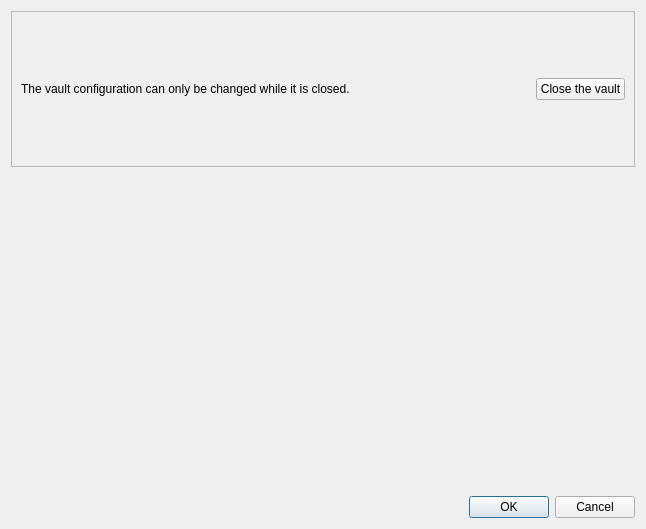
<?xml version="1.0" encoding="UTF-8"?>
<!--
SPDX-FileCopyrightText: 2020 Ivan Čukić <ivan.cukic@kde.org>

SPDX-License-Identifier: GPL-2.0-only OR GPL-3.0-only OR LicenseRef-KDE-Accepted-GPL
-->
<ui version="4.0">
 <class>VaultConfigurationDialog</class>
 <widget class="QDialog" name="VaultConfigurationDialog">
  <property name="geometry">
   <rect>
    <x>0</x>
    <y>0</y>
    <width>646</width>
    <height>529</height>
   </rect>
  </property>
  <property name="windowTitle">
   <string>Dialog</string>
  </property>
  <property name="windowIcon">
   <iconset theme="lingmovault"/>
  </property>
  <layout class="QVBoxLayout" name="verticalLayout">
   <item>
    <widget class="QFrame" name="frameUnlockVault">
     <property name="frameShape">
      <enum>QFrame::StyledPanel</enum>
     </property>
     <property name="frameShadow">
      <enum>QFrame::Raised</enum>
     </property>
     <layout class="QHBoxLayout" name="horizontalLayout">
      <item>
       <widget class="QLabel" name="label">
        <property name="text">
         <string>The vault configuration can only be changed while it is closed.</string>
        </property>
       </widget>
      </item>
      <item>
       <spacer name="horizontalSpacer">
        <property name="orientation">
         <enum>Qt::Horizontal</enum>
        </property>
        <property name="sizeHint" stdset="0">
         <size>
          <width>40</width>
          <height>20</height>
         </size>
        </property>
       </spacer>
      </item>
      <item>
       <widget class="QPushButton" name="buttonCloseVault">
        <property name="text">
         <string>Close the vault</string>
        </property>
       </widget>
      </item>
     </layout>
    </widget>
   </item>
   <item>
    <widget class="QWidget" name="container" native="true"/>
   </item>
   <item>
    <widget class="KMessageWidget" name="message">
     <property name="closeButtonVisible">
      <bool>false</bool>
     </property>
    </widget>
   </item>
   <item>
    <widget class="QDialogButtonBox" name="buttons">
     <property name="orientation">
      <enum>Qt::Horizontal</enum>
     </property>
     <property name="standardButtons">
      <set>QDialogButtonBox::Cancel|QDialogButtonBox::Ok</set>
     </property>
    </widget>
   </item>
  </layout>
 </widget>
 <customwidgets>
  <customwidget>
   <class>KMessageWidget</class>
   <extends>QFrame</extends>
   <header>kmessagewidget.h</header>
  </customwidget>
 </customwidgets>
 <resources/>
 <connections>
  <connection>
   <sender>buttons</sender>
   <signal>accepted()</signal>
   <receiver>VaultConfigurationDialog</receiver>
   <slot>accept()</slot>
   <hints>
    <hint type="sourcelabel">
     <x>254</x>
     <y>522</y>
    </hint>
    <hint type="destinationlabel">
     <x>157</x>
     <y>274</y>
    </hint>
   </hints>
  </connection>
  <connection>
   <sender>buttons</sender>
   <signal>rejected()</signal>
   <receiver>VaultConfigurationDialog</receiver>
   <slot>reject()</slot>
   <hints>
    <hint type="sourcelabel">
     <x>322</x>
     <y>522</y>
    </hint>
    <hint type="destinationlabel">
     <x>286</x>
     <y>274</y>
    </hint>
   </hints>
  </connection>
 </connections>
</ui>
